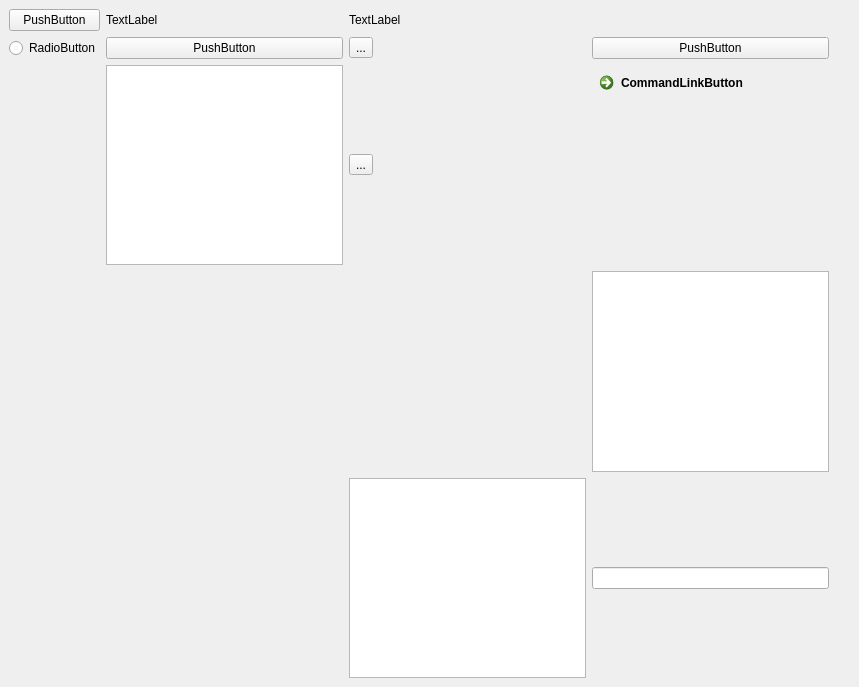
<?xml version="1.0" encoding="UTF-8"?>
<ui version="4.0">
 <class>MainWindow</class>
 <widget class="QMainWindow" name="MainWindow">
  <property name="geometry">
   <rect>
    <x>0</x>
    <y>0</y>
    <width>859</width>
    <height>687</height>
   </rect>
  </property>
  <property name="windowTitle">
   <string>MainWindow</string>
  </property>
  <widget class="QWidget" name="centralwidget">
   <layout class="QGridLayout" name="gridLayout_2">
    <item row="0" column="0">
     <layout class="QGridLayout" name="gridLayout">
      <item row="1" column="2">
       <widget class="QToolButton" name="toolButton">
        <property name="text">
         <string>...</string>
        </property>
       </widget>
      </item>
      <item row="3" column="3">
       <widget class="QTextBrowser" name="textBrowser"/>
      </item>
      <item row="4" column="0">
       <spacer name="verticalSpacer">
        <property name="orientation">
         <enum>Qt::Vertical</enum>
        </property>
        <property name="sizeHint" stdset="0">
         <size>
          <width>20</width>
          <height>40</height>
         </size>
        </property>
       </spacer>
      </item>
      <item row="0" column="1">
       <widget class="QLabel" name="label">
        <property name="text">
         <string>TextLabel</string>
        </property>
       </widget>
      </item>
      <item row="4" column="2">
       <widget class="QTextEdit" name="textEdit"/>
      </item>
      <item row="0" column="3">
       <spacer name="horizontalSpacer">
        <property name="orientation">
         <enum>Qt::Horizontal</enum>
        </property>
        <property name="sizeHint" stdset="0">
         <size>
          <width>40</width>
          <height>20</height>
         </size>
        </property>
       </spacer>
      </item>
      <item row="2" column="1">
       <widget class="QColumnView" name="columnView"/>
      </item>
      <item row="0" column="0">
       <widget class="QPushButton" name="pushButton">
        <property name="text">
         <string>PushButton</string>
        </property>
       </widget>
      </item>
      <item row="1" column="0">
       <widget class="QRadioButton" name="radioButton">
        <property name="text">
         <string>RadioButton</string>
        </property>
       </widget>
      </item>
      <item row="2" column="2">
       <widget class="QToolButton" name="toolButton_2">
        <property name="text">
         <string>...</string>
        </property>
       </widget>
      </item>
      <item row="3" column="1">
       <spacer name="verticalSpacer_2">
        <property name="orientation">
         <enum>Qt::Vertical</enum>
        </property>
        <property name="sizeHint" stdset="0">
         <size>
          <width>20</width>
          <height>40</height>
         </size>
        </property>
       </spacer>
      </item>
      <item row="4" column="3">
       <widget class="QLineEdit" name="lineEdit"/>
      </item>
      <item row="1" column="3">
       <widget class="QPushButton" name="pushButton_3">
        <property name="text">
         <string>PushButton</string>
        </property>
       </widget>
      </item>
      <item row="0" column="2">
       <widget class="QLabel" name="label_2">
        <property name="text">
         <string>TextLabel</string>
        </property>
       </widget>
      </item>
      <item row="2" column="3">
       <widget class="QCommandLinkButton" name="commandLinkButton">
        <property name="text">
         <string>CommandLinkButton</string>
        </property>
       </widget>
      </item>
      <item row="1" column="1">
       <widget class="QPushButton" name="pushButton_2">
        <property name="text">
         <string>PushButton</string>
        </property>
       </widget>
      </item>
      <item row="2" column="4">
       <spacer name="horizontalSpacer_2">
        <property name="orientation">
         <enum>Qt::Horizontal</enum>
        </property>
        <property name="sizeHint" stdset="0">
         <size>
          <width>40</width>
          <height>20</height>
         </size>
        </property>
       </spacer>
      </item>
     </layout>
    </item>
   </layout>
  </widget>
  <action name="actionNew">
   <property name="text">
    <string>New Connection...</string>
   </property>
  </action>
  <action name="actionSave">
   <property name="text">
    <string>Save...</string>
   </property>
  </action>
 </widget>
 <resources/>
 <connections>
  <connection>
   <sender>MainWindow</sender>
   <signal>destroyed()</signal>
   <receiver>MainWindow</receiver>
   <slot>lower()</slot>
   <hints>
    <hint type="sourcelabel">
     <x>429</x>
     <y>343</y>
    </hint>
    <hint type="destinationlabel">
     <x>429</x>
     <y>343</y>
    </hint>
   </hints>
  </connection>
 </connections>
</ui>
